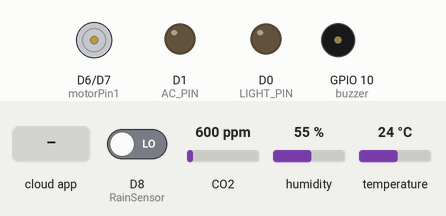
This sketch was run on a simulated ESP8266 (NodeMCU). Parts: motor-driver pin pairs drawn as motors (green arrow = first pin HIGH = forward, orange = second pin HIGH = backward, longer = more drive, scaled by the enable pin), output pins drawn as LEDs (lit = HIGH), buzzer (waves = sounding). The test bench sets the inputs (shaded band); at power-on: D8 (RainSensor) LOW, CO2 600 ppm, humidity 55 %, temperature 24 °C. WiFi joins after 1.5 s; servers stay silent unless stated; pins used as bus, display or sensor lines are not drawn; what the sketch prints to the serial monitor is not drawn.

Above: at 2.7 s.
2.8 s: the phone or cloud app sets 0 to 1
At 4.1 s:
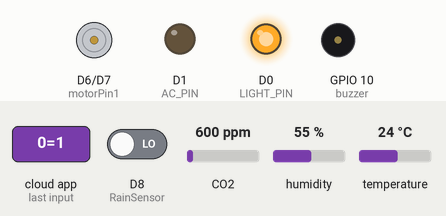
5.0 s: D8 (RainSensor) driven HIGH
At 18.9 s:
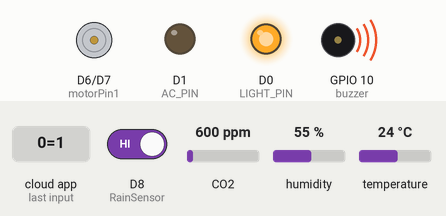
19.0 s: the phone or cloud app sets 1 to 1
At 21.8 s:
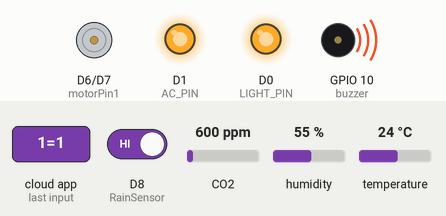
22.1 s: the phone or cloud app sets 8 to 1
At 23.3 s:
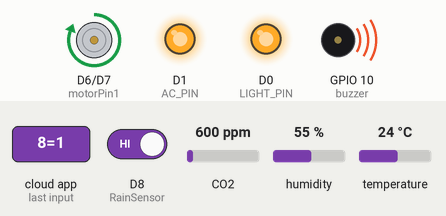
24.1 s: the phone or cloud app sets 0 to 0
At 24.9 s:
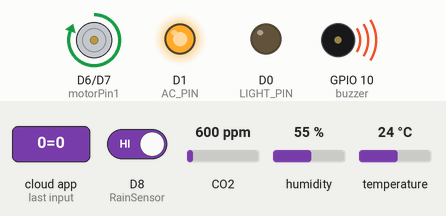
26.1 s: the phone or cloud app sets 1 to 0
At 27.7 s:
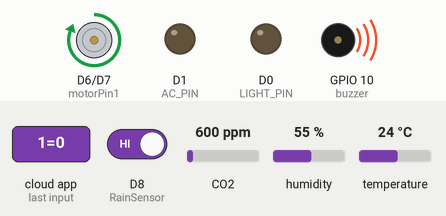
Timing chart, 0 to 29.1 s (numbered marks = the images above; inputs shaded):
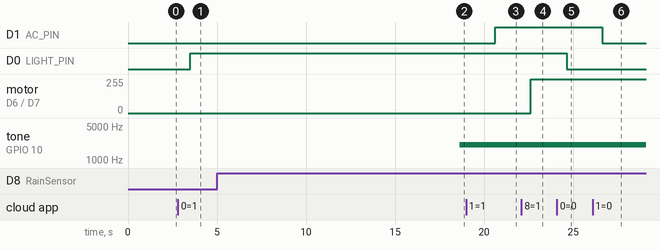

Measured:
- after the input at 2.8 s, D0 (LIGHT_PIN): LOW → HIGH after 0.71 s
- after the input at 5.0 s, tone on GPIO 10 (buzzer): silent → 2048 Hz after 13.6 s
- after the input at 19.0 s, D1 (AC_PIN): LOW → HIGH after 1.6 s
- after the input at 22.1 s, motor on D6 (motorPin1) / D7 (motorPin2): stopped → forward 255/255 after 0.54 s
- after the input at 24.1 s, D0 (LIGHT_PIN): HIGH → LOW after 0.54 s
- after the input at 26.1 s, D1 (AC_PIN): HIGH → LOW after 0.54 s

The sketch:

Home_automation.ino
```cpp
#include<ESP8266WiFi.h>
#include "DHT.h"
#define DHTPIN D4     // Digital pin connected to the DHT sensor
#define DHTTYPE DHT11   // DHT 11
//#define DHTTYPE DHT22   // DHT 22  (AM2302), AM2321
//#define DHTTYPE DHT21   // DHT 21 (AM2301)
DHT dht(DHTPIN, DHTTYPE); //calling an object dht from class DHT
#include "MQ135.h"

//#define CAYENNE_DEBUG
#define CAYENNE_PRINT Serial  // Comment this out to disable prints and save space
#include <CayenneMQTTESP8266.h>

// WiFi network info.
char ssid[] = "OP 8";
char wifiPassword[] = "1234567890";

// Cayenne authentication info. This should be obtained from the Cayenne Dashboard.
char username[] = "e61d7e00-5958-11ed-bf0a-bb4ba43bd3f6";
char password[] = "b23fb2d033e81e6090bbdff16a51f369b3a33cae";
char clientID[] = "8c89fd30-59f0-11ed-baf6-35fab7fd0ac8";

#define LightSwitch 0
#define ACSwitch 1
#define Temp 2

#define Humidity 3
#define Air_Quality 4
#define BrightnessControl 5
#define ACTempControl 6
#define FanSpeedControl 7
#define Fan 8
#define Fire 9
#define Rain 10
#define LIGHT_PIN D0
#define AC_PIN D1
#define buzzer 10
#define motorPin1 D6
#define motorPin2 D7
#define SmokeSensor A0
#define enable D5
#define flameSensor D3
#define RainSensor D8

void setup()
{
	Serial.begin(9600);
	pinMode(LIGHT_PIN, OUTPUT);
  pinMode(AC_PIN, OUTPUT);
  initWiFi();
  Cayenne.begin(username, password, clientID);
  dht.begin();
  pinMode(motorPin1, OUTPUT);
  pinMode(motorPin2, OUTPUT);
  pinMode(SmokeSensor, INPUT);
  pinMode(RainSensor, INPUT);
  pinMode(flameSensor, INPUT);
  pinMode(enable, OUTPUT);
  pinMode(buzzer, OUTPUT);
}

void loop()
{
	Cayenne.loop();
}
void initWiFi(){
 WiFi.begin(ssid, wifiPassword);
  // Wait for connection
  while (WiFi.status() != WL_CONNECTED) {
    delay(100);
    Serial.print(".");
  }

  Serial.println("");
  Serial.print("Connected to ");
  Serial.println(ssid);
  Serial.print("IP address: ");
  Serial.println(WiFi.localIP());
  WiFi.setAutoReconnect(true);
}
// This function is called when data is sent from Cayenne.
CAYENNE_IN(LightSwitch)
{
	int value = getValue.asInt();
	// Write the value received to the digital pin.
  CAYENNE_LOG("Channel %d, pin %d, value %d", LightSwitch, LIGHT_PIN, value);
  digitalWrite(LIGHT_PIN,value);
}
CAYENNE_IN(ACSwitch)
{
  int value = getValue.asInt();
  // Write the value received to the digital pin.
  digitalWrite(AC_PIN, value);
  CAYENNE_LOG("Channel %d, pin %d, value %d", ACSwitch, AC_PIN, value);
}
CAYENNE_IN(Fan)
{
  int value = getValue.asInt();
  // Write the value received to the digital pin
  if (value==1){
  digitalWrite(enable, 255);
  digitalWrite(motorPin1, HIGH);
  digitalWrite(motorPin2, LOW);
  CAYENNE_LOG("Send data for Fan Channel %d", value);
    }
  else{
  digitalWrite(enable, 0);
  digitalWrite(motorPin1, LOW);
  digitalWrite(motorPin2, LOW);
  CAYENNE_LOG("Send data for Fan Channel %d", value);
    }

}
CAYENNE_OUT(Air_Quality)
{
  int sensorValue = analogRead(SmokeSensor);
  MQ135 gasSensor = MQ135(SmokeSensor);
  float air_quality = (gasSensor.getPPM())/1000;
  Serial.print("AirQuality=");
  Serial.print(air_quality,DEC);
  Serial.println(" PPM");
  Cayenne.virtualWrite(Air_Quality, air_quality);
  CAYENNE_LOG("Channel %d, pin %d, value %d", Air_Quality, SmokeSensor, sensorValue);
  delay(100);
}
CAYENNE_OUT(Temp)
{
  float t = dht.readTemperature();
  Serial.print("temperature: ");
  Serial.println(t);
  //Write to Cayenne Dashboard
  Cayenne.virtualWrite(Temp, t, TYPE_TEMPERATURE, UNIT_CELSIUS);
  CAYENNE_LOG("Send data for Temperature Channel %d", Temp);
}
CAYENNE_OUT(Humidity){
  //Serial.println("humidity");
   float h = dht.readHumidity();;
    delay(1000);
  Serial.print("humidity: ");
  Serial.println(h);

  //Write to Cayenne Dashboard`
  Cayenne.virtualWrite(Humidity, h, TYPE_RELATIVE_HUMIDITY, UNIT_PERCENT);
  CAYENNE_LOG("Send data for Humidity Channel %d", Humidity);
}
CAYENNE_OUT(Fire){
    int sensorValue=digitalRead(flameSensor);
    if (sensorValue)
    {
    Serial.println("Fire detected");
    tone(buzzer,2048);
    digitalWrite(buzzer,HIGH);
    delay(1000);
    Cayenne.virtualWrite(Fire, 1);
    CAYENNE_LOG("Send data for Fire Channel %d",1 );
    delay(1000);
    }
    else{
    digitalWrite(buzzer,LOW);
    Cayenne.virtualWrite(Fire, 0);
    CAYENNE_LOG("Send data for Fire Channel %d",0 );
    }
    delay(1000);

}
CAYENNE_OUT(Rain){
  int water=digitalRead(RainSensor);
  //Cayenne.virtualWrite(Rain, 1);
  if(water)
{
  Serial.println("Water leaking from the roof");
  tone(buzzer,2048);
  digitalWrite(buzzer,HIGH);
  delay(1000);
  Cayenne.virtualWrite(Rain, 1);
  CAYENNE_LOG("Send data for Rain Channel %d",1 );
}

else
{
  noTone(buzzer);
  digitalWrite(buzzer,LOW);
  Cayenne.virtualWrite(Rain, 0);
  CAYENNE_LOG("Send data for Rain Channel %d",0 );
}
}
void strt() {
  // Set motors to maximum speed

  // Turn on motor A & B
  digitalWrite(motorPin1, HIGH);
  digitalWrite(motorPin2, LOW);
}
void stp(){
  // Turn off motors
  digitalWrite(motorPin1, LOW);
  digitalWrite(motorPin2, LOW);
}
void setspeed(int i){
  analogWrite(enable,i);
}
```
